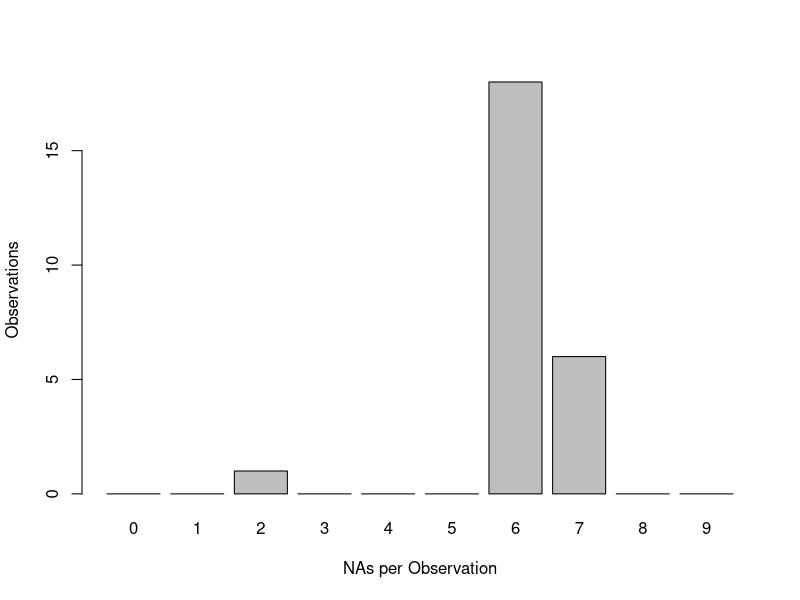

The R source for this figure:
# ======================================================
# ==================== PREPARE DATA ====================
# ======================================================


dat0 = read.table("Datensatz.txt", header = TRUE, sep = "\t", dec = ",", na.strings = "-")



# ==================== CHECKING THE DATA ====================
print.table(colMeans(dat0[, 4:13], na.rm = TRUE))
print.table(colSums(dat0[, 4:13], na.rm = TRUE))



# ==================== VARIABLE TRANSFORMATION ====================
X1  = round(dat0$Einwohner/dat0$Flaeche, digits = 0)                               # Population density in 1/km^2
X2  = round(dat0$BIP.in.Tsd.2009/dat0$Einwohner, digits = 1)                       # GDP per Inhabitant in 1000 Euro
X3  = round( 100 * dat0$Erwerb_LaWi_Tsd/dat0$Erwerbstaetige_Tsd, digits = 2)       # Workers in Agriculture in %
X4  = round( 100 * (dat0$BIP.in.Tsd.2009 - dat0$BIP.in.Tsd.2000)/(9 * dat0$BIP.in.Tsd.2000), digits = 2)  # GDP growth rate in % per year
X5  = round(1000 * dat0$Geburten/dat0$Einwohner, digits = 2)                       # Natality (Livebirths per 1000 capita)
X6  = round( 100 * (dat0$Zuzug - dat0$Wegzug)/dat0$Einwohner, digits = 3)          # Net Migration in %
X7  = round( 100 * dat0$Arbeitslose/(1000 * dat0$Erwerbstaetige_Tsd), digits = 2)  # Unemployment in %
X8  = dat0$Einwohner
X9  = dat0$Erwerbstaetige_Tsd
X10 = dat0$BIP.in.Tsd.2000

dat = cbind.data.frame(dat0$X, dat0$Land, dat0$Kategorie, X1, X2, X3, X4, X5, X6, X7, X8, X9, X10)
colnames(dat) = c("Name", "Bundesland", "Category", "Population density", "GDP per inhabitant", "Workers in Agriculture", "GDP growth rate", "Natality", "Net Migration", 
    "Unemployment", "Population", "Employees", "GDP in Tsd. 2000")
dat$Category = gsub("Kreisfreie Stadt", "County-Level City", dat$Category)
dat$Category = gsub("Landkreis", "County", dat$Category)
rm(dat0, X1, X2, X3, X4, X5, X6, X7, X8, X9, X10)  # cleaning the environment



# ==================== FILTERING NAS ====================
table(is.na.data.frame(dat))            # 12% of total values are missing
sum(complete.cases(dat))                # 391 of 470 observables are complete
View(dat[!complete.cases(dat), ])       # shows incomplete cases: almost complete Meck.-Vorp. and large parts of Sachsen and Sachsen-Anhalt
dat.final = dat[complete.cases(dat), ]


    # this function deletes all rows with more than n NAs:
    delete.na = function(df, n = 0) {
        selection = apply(df, 1, function(x) sum(is.na(x)) <= n)
        return(df[selection, ])
    }

    
dat2na = delete.na(dat, 2)
table(!complete.cases(dat2na))
dat3na = delete.na(dat, 3)
table(!complete.cases(dat3na))
dat4na = delete.na(dat, 4)
table(!complete.cases(dat4na))
dat5na = delete.na(dat, 5)
table(!complete.cases(dat5na))
dat6na = delete.na(dat, 6)
table(!complete.cases(dat6na))
rm(dat2na, dat3na, dat4na, dat5na, dat6na)

# Plotting the NA-Occurence
na_count = c(0, 0)
for(n in c(2:9)) na_count[n+1] = sum(!complete.cases(delete.na(dat, n))) - sum(!complete.cases(delete.na(dat, n-1)))
x = seq(0, 9, by = 1)
barplot(na_count, names.arg = x, xlab = "NAs per Observation", ylab = "Observations")


# Summary: there is only one city with two NAs (Hannover), none with three, four or five, but 18 with six.  
# Since 6 missings are too many for detailed analysis, and only Hannover lacks less two, 
# only complete cases were used for further analysis.



# ==================== OUTPUT ====================
# The following code ensures clean export and import of the data

# AS CSV
write.csv(dat.final, file = "data.csv")
# read in via:
# dat = read.csv(file = "data.csv", header = TRUE, row.names = 1, quote = "\"", dec = ".", check.names = FALSE)
# dat[, 4:10] = lapply(dat[, 4:10], function(x) as.numeric(as.character(x)))

# AS TAB-SEPARATED TXT (GOOD FOR EXCEL)
write.table(dat.final, file = "data.txt", sep = "\t", dec = ",", row.names = TRUE, col.names = TRUE)
# read in via:
# dat = read.table("data.txt", header = TRUE, sep = "\t", dec = ",", na.strings = "NA", check.names = FALSE)
# dat[, 4:10] = lapply(dat[, 4:10], function(x) as.numeric(as.character(x)))
